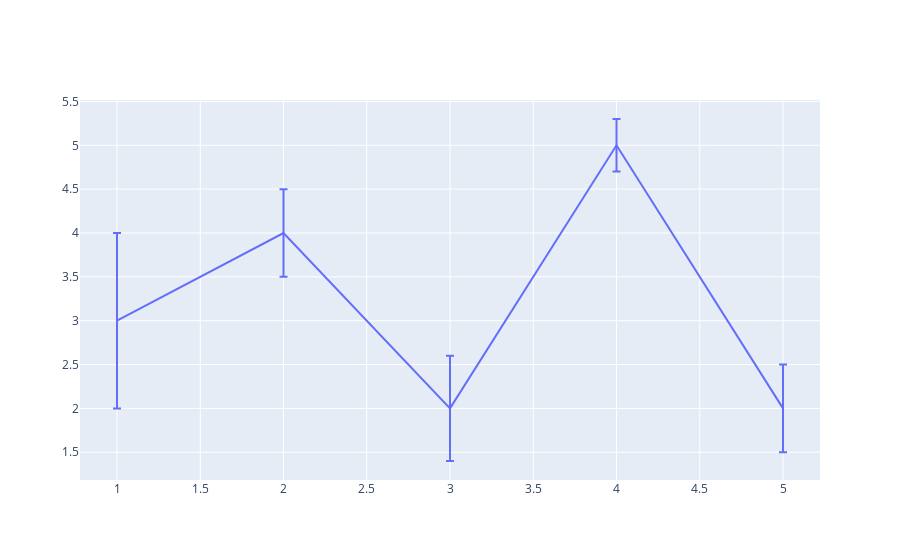

Notebook cell for this chart:
### Markdown cell above
## 에러바 표시(Error 오차)

### Code cell
fig = go.Figure(data=go.Scatter(x=[1,2,3,4,5],
                                y=[3,4,2,5,2],
                                mode='lines',
                                error_y=dict(type='data',
                                             array=[1,0.5,0.6,0.3,0.5],
                                             visible=True)))
fig.show()

### Figure 1 — Plotly figure (JSON) as saved in the notebook; plotly's stock layout.template omitted (floating-point values rounded to 4 significant figures)
{"data": [{"error_y": {"array": [1, 0.5, 0.6, 0.3, 0.5], "type": "data", "visible": true}, "mode": "lines", "type": "scatter", "x": [1, 2, 3, 4, 5], "y": [3, 4, 2, 5, 2]}], "layout": {}}
